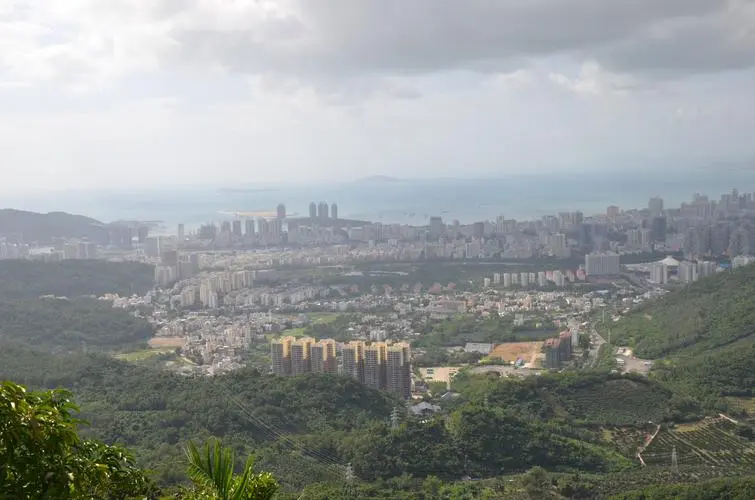
#> input picture city.jpg, 755 x 500 px
$ python sobel_and_laplacian.py --image city.jpg   (older library calls are emulated)
#> lines starting #> are read from the running program, lines starting #| are printed output that depends on the picture
import numpy as np
import argparse
import cv2

ap = argparse.ArgumentParser()
ap.add_argument("-i", "--image", required=True, help = "Path to the image")
args = vars(ap.parse_args())

image = cv2.imread(args["image"])
#> image is the input picture: shape (500, 755, 3); mean B, G, R 149.4, 150.9, 146.2
image = cv2.cvtColor(image, cv2.COLOR_BGR2GRAY)
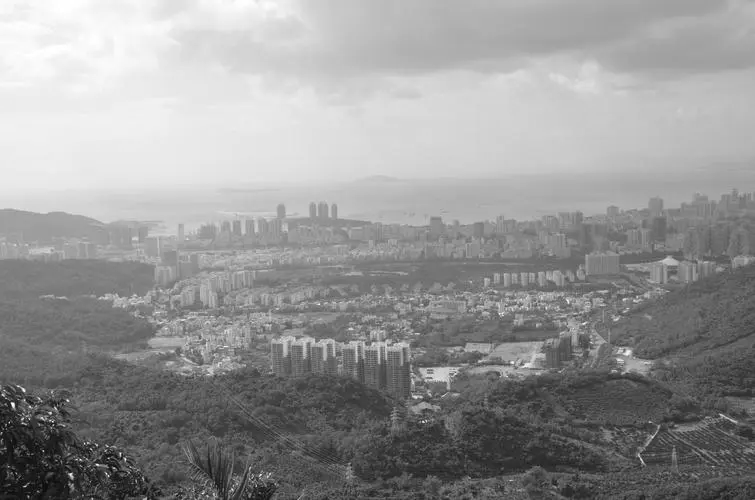
#> image: shape (500, 755); min 2, max 255, mean 149.4
cv2.imshow("Original", image)

lap = cv2.Laplacian(image, cv2.CV_64F)
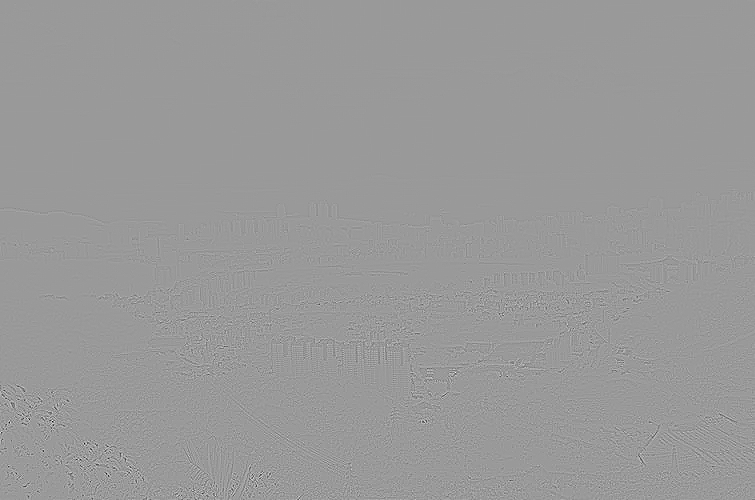
#> lap: shape (500, 755) float64; min -537, max 354, mean 0; drawn with min black and max white
lap = np.uint8(np.absolute(lap))
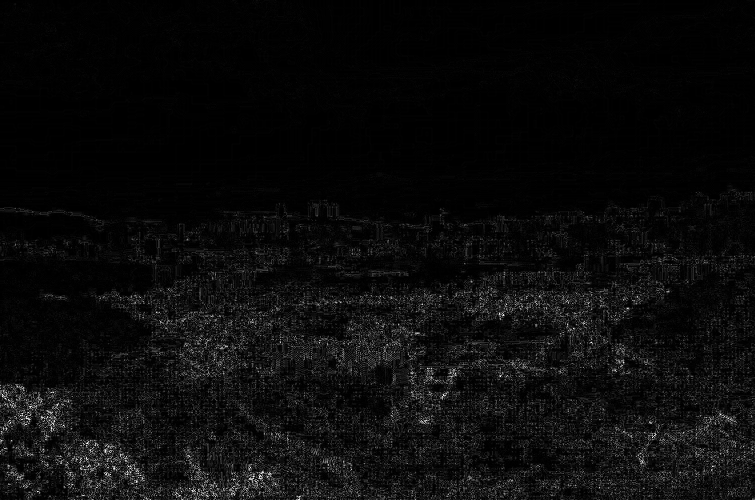
#> lap: shape (500, 755); min 0, max 254, mean 11.2
cv2.imshow("Laplacian", lap)
cv2.waitKey(0)
sobelX = cv2.Sobel(image, cv2.CV_64F, 1, 0)
sobelY = cv2.Sobel(image, cv2.CV_64F, 0, 1)
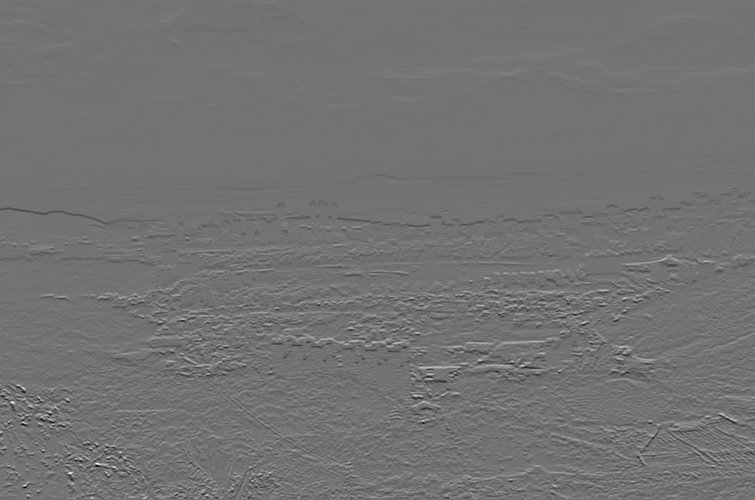
#> sobelY: shape (500, 755) float64; min -647, max 781, mean -2.2; drawn with min black and max white

sobelX = np.uint8(np.absolute(sobelX))
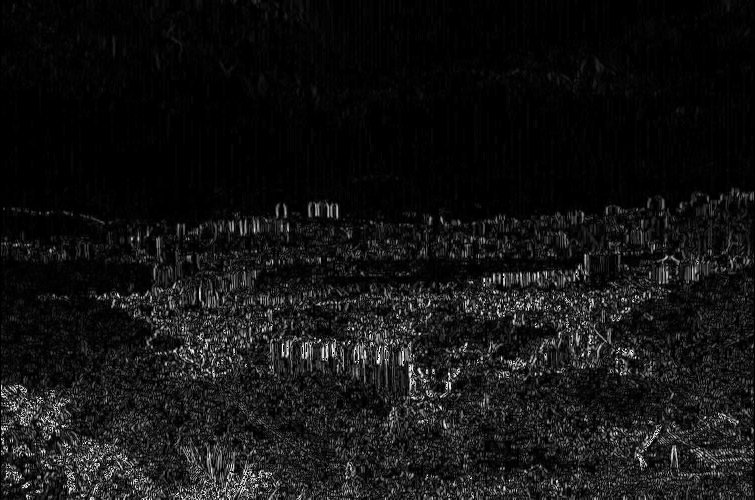
#> sobelX: shape (500, 755); min 0, max 255, mean 19.7
sobelY = np.uint8(np.absolute(sobelY))
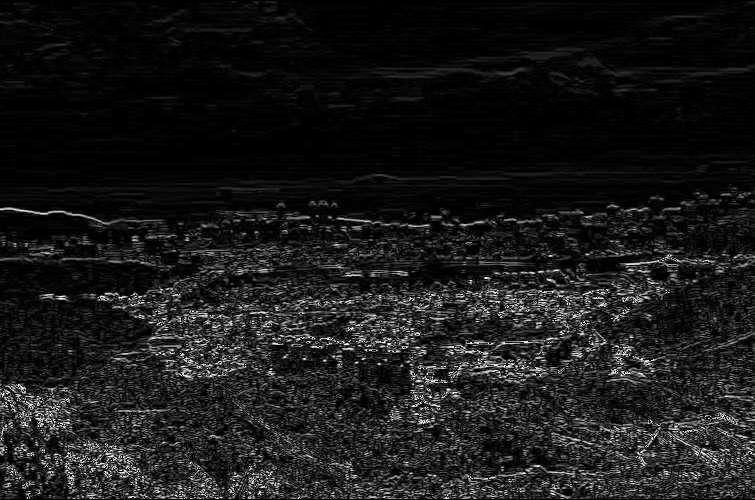
#> sobelY: shape (500, 755); min 0, max 255, mean 25.6

sobelCombined = cv2.bitwise_or(sobelX, sobelY)
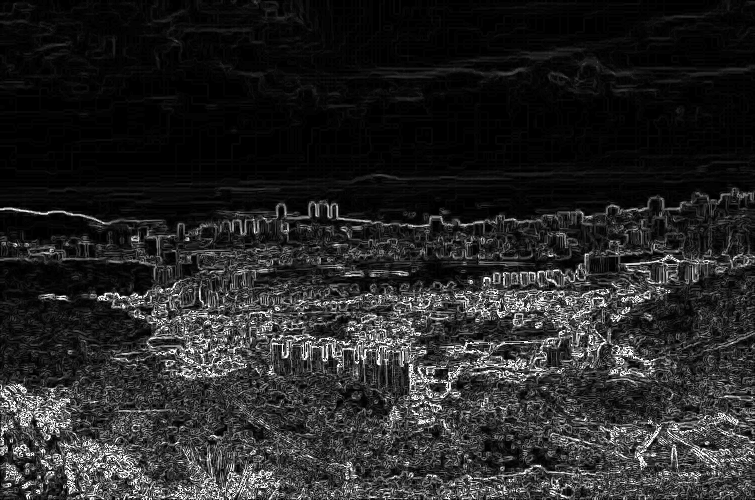
#> sobelCombined: shape (500, 755); min 0, max 255, mean 38.2

cv2.imshow("Sobel X", sobelX)
cv2.imshow("Sobel Y", sobelY)
cv2.imshow("Sobel Combined", sobelCombined)
cv2.waitKey(0)
